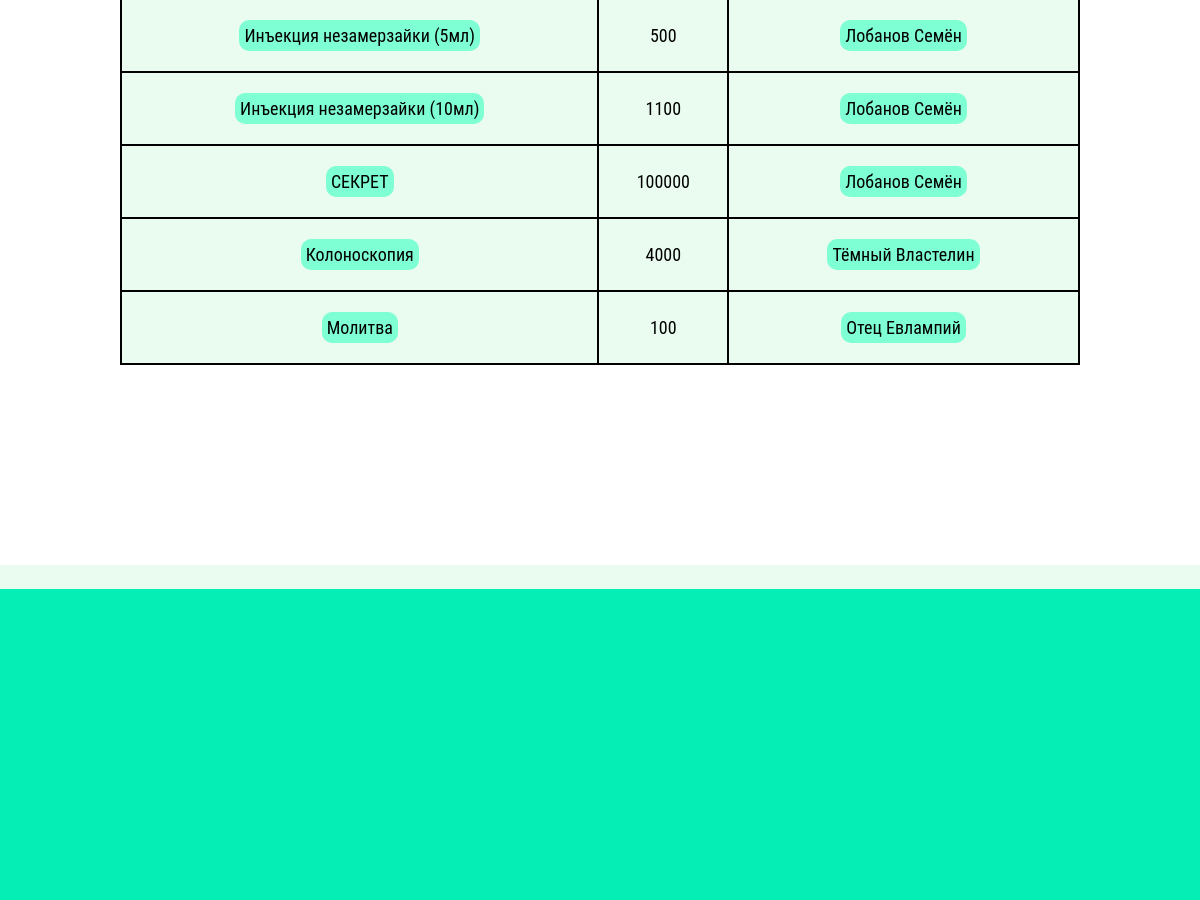
The app's page /услуги (middle part), older data.
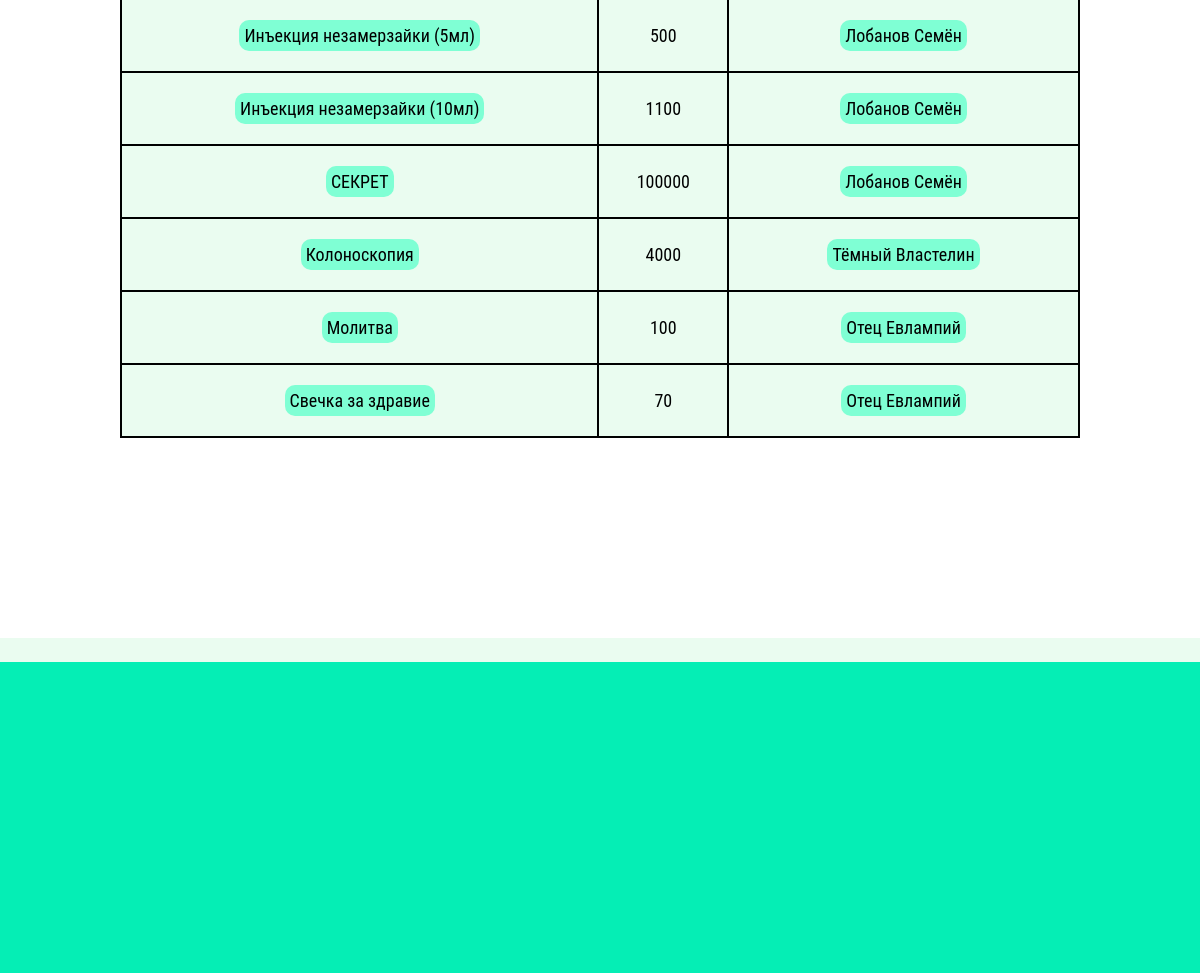
The same page, newer data.
### main/models.py (models this page shows, shortened)
class Service(models.Model):
    name = models.CharField('Название процедуры', max_length=300)
    price = models.IntegerField('Цена, руб.')
    slug = models.SlugField('Ссылка, которая будет вести к услуге. Это поле заполняется само, не нужно его трогать. Вписав сюда что-то, вы ничего не испортите, но и лучше от этого не станет.', blank=True, allow_unicode=True)
    def get_absolute_url(self):
        return reverse('service', kwargs={'service_slug': self.slug})
    class Meta:
        verbose_name = 'Услуга'
        verbose_name_plural = 'Услуги'

class Doctor(models.Model):
    name = models.CharField('Фамилия, имя и отчество врача', max_length=150, unique=True)
    picture = models.FileField('Фото врача', upload_to='doctors_pictures/%Y/%m/%d')
    speciality = models.CharField('Специализация', max_length=300)
    experience = models.CharField('Стаж работы', max_length=100)
    education = models.TextField('Образование')
    additional_qualification = models.TextField('Повышение квалификации', blank=True)
    services = models.ManyToManyField(Service, verbose_name='Услуги')
    slug = models.SlugField('Ссылка, которая будет вести к врачу. Это поле заполняется само, не нужно его трогать. Вписав сюда что-то, вы ничего не испортите, но и лучше от этого не станет.', blank=True, allow_unicode=True)
    def get_absolute_url(self):
        return reverse('doctor', kwargs={'name_slug': self.slug})
    class Meta:
        verbose_name = 'Врач'
        verbose_name_plural = 'Врачи'

### main/views.py (called while the page is built)
def services(request):
    our_services = Service.objects.all()
    context = {
        'title': 'ЭМР - услуги',
        'services': our_services,
        'yandex_map_apikey': config('YANDEX_MAP_APIKEY')
    }
    return render(request, 'main/services.html', context=context)

### main/templates/main/services.html (shortened to what this page needs)
{% extends 'main/base.html' %}
{% block content %}
    {% if services %}
        <table class="services-table">
            {% for service in services %}
                <tr>
                <td class="services-td"><div class="table-button-mobile"><p><a class="services-table-link" href="{{ service.get_absolute_url }}">{{ service.name }}</a></p></div></td>
                <td class="services-td"><p>{{ service.price }}</p></td>
                <td class="services-td"><ul style="list-style: none">
                {% for doctor in service.doctor_set.all %}
                    <li class="list-item-mobile"><div class="table-button-mobile"><p><a class="services-table-link" href="{{ doctor.get_absolute_url }}">{{ doctor.name }}</a></p></div></li>
                {% endfor %}</ul></td></tr>
            {% endfor %}
        </table>
    {% else %}
        <p>Услуги временно не оказываются</p>
    {% endif %}
{% endblock %}

Row changes from the older to the newer data that the page shows:
added Service: name "Свечка за здравие", price "70", Doctor (name "Отец Евлампий")
